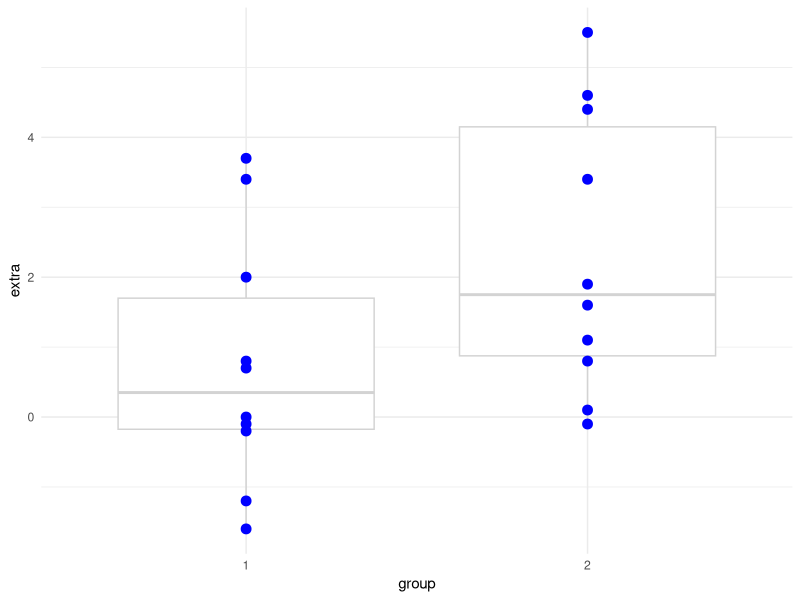
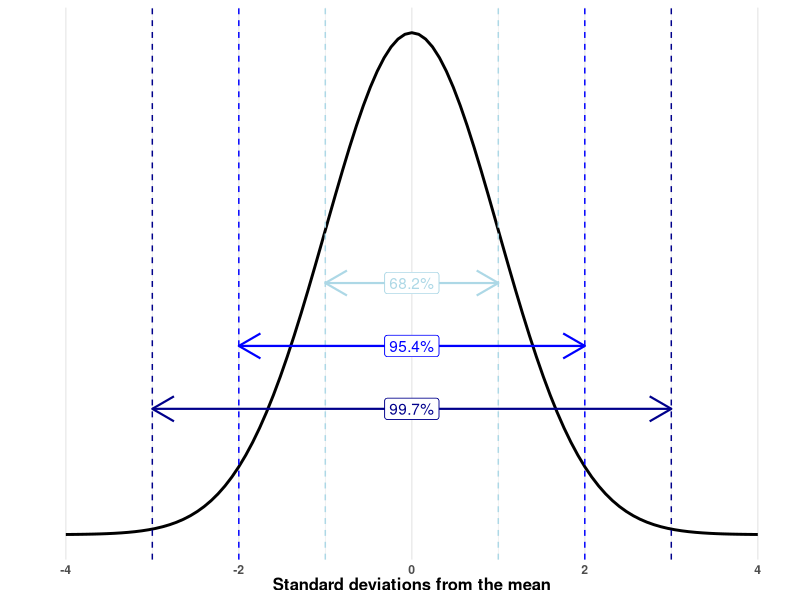
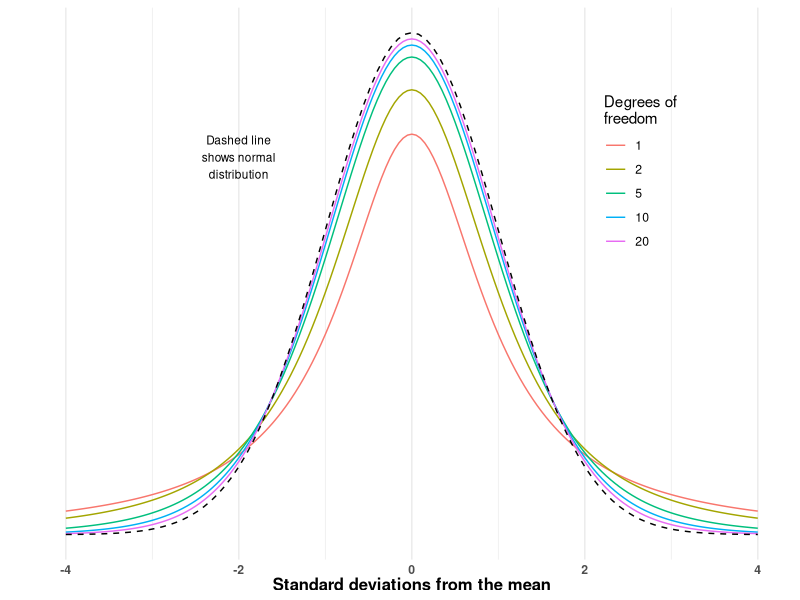
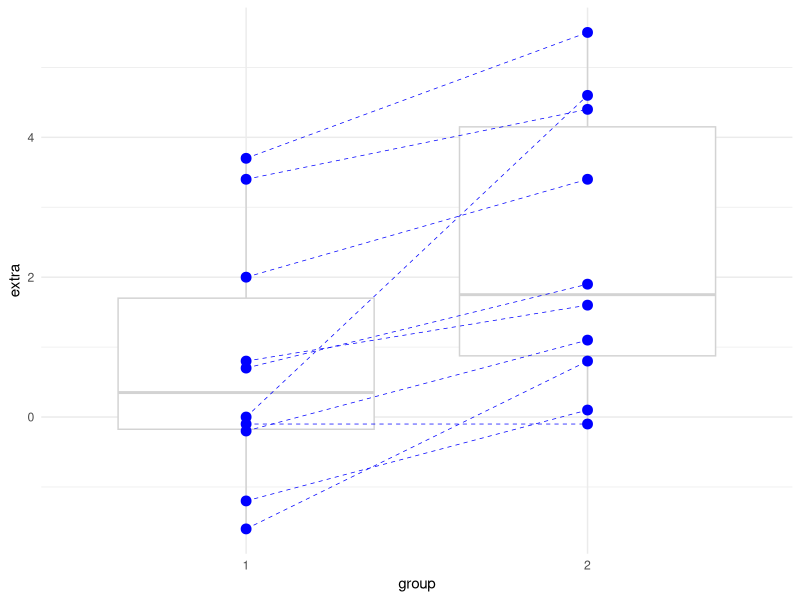

Here is the R script that generated these plots, in order:
## ---- chunk 1
knitr::opts_chunk$set(echo = TRUE)
set.seed(20211002)

library(tibble)
library(tidyr)
library(ggplot2)
theme_set(theme_minimal())
## ---- chunk 2
tapply(sleep$extra, sleep$group, summary)
ggplot(sleep, aes(group, extra)) + 
  geom_boxplot(color = "lightgrey") + 
  geom_point(color = "blue", size = 3)
## ---- chunk 3
add_sd_lines <- function(p, n_sd, ht, clr, lbl) {
  p + annotate(geom = "segment", x = -n_sd, y = ht, xend = n_sd, yend = ht, 
               arrow = arrow(ends = "both"), size = 0.75, color = clr) +
    geom_vline(xintercept = c(-n_sd, n_sd), color = clr, linetype = 2) +
    geom_label(x = 0, y = ht, label = lbl, color = clr)
}

distribution_graph_theme <- function() {
  theme_minimal() %+replace%
    theme(axis.text.y = element_blank(),
          panel.grid.major.y = element_blank(),
          panel.grid.minor.y = element_blank(),
          axis.text.x = element_text(face = "bold"),
          axis.title.x = element_text(size = 12, face = "bold"))
}

p <- ggplot(data.frame(x = c(-4, 4)), aes(x = x)) +
  stat_function(fun = dnorm, size = 1) +
  distribution_graph_theme() +
  labs(x = "Standard deviations from the mean", y = "")
p <- add_sd_lines(p, 1, 0.2, "lightblue", "68.2%")
p <- add_sd_lines(p, 2, 0.15, "blue", "95.4%")
p <- add_sd_lines(p, 3, 0.1, "darkblue", "99.7%")
p
## ---- chunk 4
dat <- data.frame()
for(df in c(1, 2, 5, 10, 20)) {
  dat <- rbind(dat, tibble(x = seq(-4, 4, by = 0.05), 
                           y = dt(x, df = df),
                           df = df))
}
dat$df <- as.factor(dat$df)
ggplot(dat, aes(x, y)) + geom_line(aes(color = df)) +
  scale_color_discrete("Degrees of\nfreedom") +
  stat_function(fun = dnorm, linetype = 2) +
  distribution_graph_theme() +
  theme(legend.position = c(0.8, 0.7)) +
  labs(x = "Standard deviations from the mean", y = "") +
  annotate("text", x = -2, y = 0.3, label = "Dashed line\nshows normal\ndistribution", size = 3)
## ---- chunk 5
group1 <- sleep[sleep$group == 1,]$extra
group2 <- sleep[sleep$group == 2,]$extra
t.test(group1, group2)
## ---- chunk 6
t.test(group1, group2, alternative = "less")
## ---- chunk 7
sleep[sleep$ID %in% c(1, 2, 9, 10),] %>% 
  knitr::kable() %>% 
  kableExtra::kable_styling(full_width = FALSE)
## ---- chunk 8
sleep2 <- pivot_wider(sleep, names_from =  "group", values_from = "extra")

ggplot(sleep, aes(group, extra)) + 
  geom_boxplot(color = "lightgrey") + 
  geom_point(color = "blue", size = 3) + 
  geom_segment(data = sleep2, x = 1, xend = 2, aes(y = `1`, yend = `2`),
               color = "blue", linetype = 2, size = 0.25)
## ---- chunk 9
t.test(group1, group2, paired = TRUE)
## ---- chunk 10
sessionInfo()
